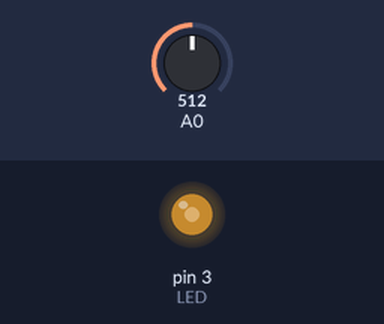
Simulated run of this sketch. Board: Arduino Uno, built with avr-gcc and run on an emulated ATmega328P. Parts: output pins drawn as LEDs (lit = HIGH). The test bench sets the inputs (shaded band); at power-on: A0 = 512.

Above: at 1.2 s.
1.3 s: A0 set to 716
At 1.6 s:
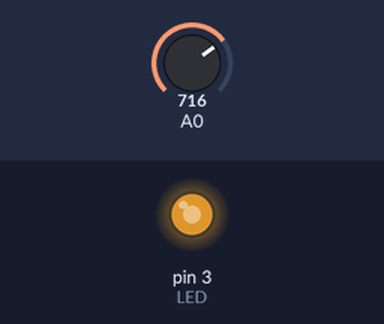
2.8 s: A0 set to 900
At 4.0 s:
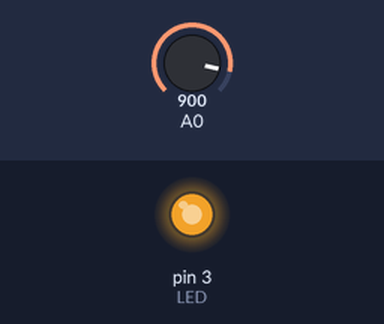
4.3 s: A0 set to 122
At 5.4 s:
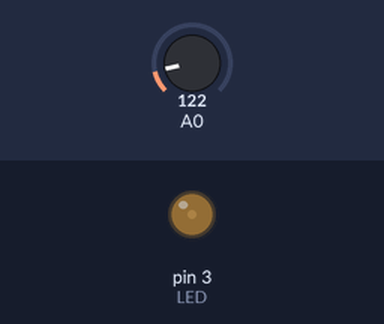
5.8 s: A0 set to 0
At 6.7 s:
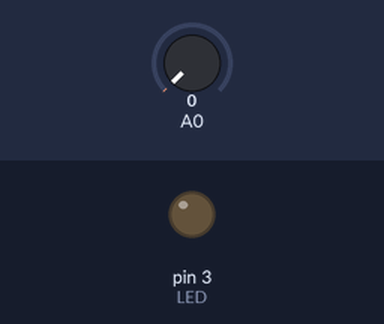
Timing chart, 0 to 8.3 s (numbered marks = the images above; inputs shaded):
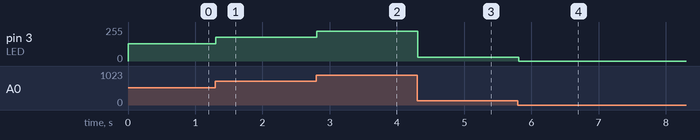

The sketch:

ldr.ino
```cpp
#include <math.h>

#define LED 3

int val = 0;

void setup()
{
	pinMode(LED, OUTPUT);
	Serial.begin(9600);
}

void loop()
{
	val = analogRead(0)/4;
	analogWrite(LED, val);
	delay(50);
}
```

Measured:
- after the input at 1.3 s, pin 3 (LED): 128/255 → 179/255 at once
- after the input at 2.8 s, pin 3 (LED): 179/255 → 225/255 at once
- after the input at 4.3 s, pin 3 (LED): 225/255 → 30/255 at once
- after the input at 5.8 s, pin 3 (LED): 30/255 → 0/255 at once
